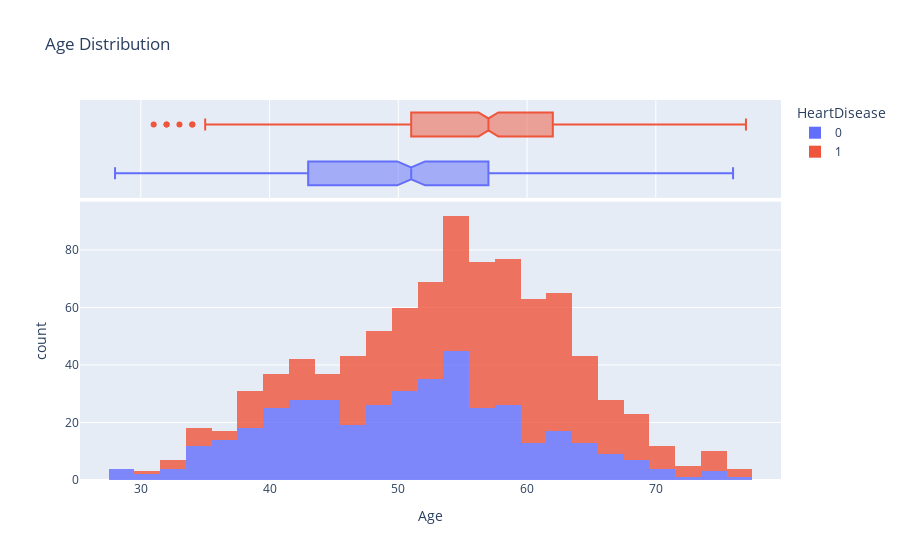

Notebook code for this chart:
### Markdown cell above
Look at the correlation plot we can deduce
* Most of the correlations is pretty weak (between 0.4 & -0.4)
* There is a negative correlation between maxium heart rate & heart disease
* There is a negative correlation between cholesterol & heart disease

---

### Code cell
fig = px.histogram(df, x='Age', title='Age Distribution' , color='HeartDisease', opacity=0.8, marginal="box")
fig.show()

### Figure 1 — Plotly figure (JSON) as saved in the notebook; plotly's stock layout.template omitted (floating-point values rounded to 4 significant figures; data arrays with more than 128 entries replaced by an {"elided": "..."} marker saying what was removed)
{"data": [{"alignmentgroup": "True", "bingroup": "x", "hovertemplate": "HeartDisease=0<br>Age=%{x}<br>count=%{y}<extra></extra>", "legendgroup": "0", "marker": {"color": "#636efa", "opacity": 0.8, "pattern": {"shape": ""}}, "name": "0", "offsetgroup": "0", "orientation": "v", "showlegend": true, "type": "histogram", "x": {"elided": "410 int values"}, "xaxis": "x", "yaxis": "y"}, {"alignmentgroup": "True", "hovertemplate": "HeartDisease=0<br>Age=%{x}<extra></extra>", "legendgroup": "0", "marker": {"color": "#636efa"}, "name": "0", "notched": true, "offsetgroup": "0", "showlegend": false, "type": "box", "x": {"elided": "410 int values"}, "xaxis": "x2", "yaxis": "y2"}, {"alignmentgroup": "True", "bingroup": "x", "hovertemplate": "HeartDisease=1<br>Age=%{x}<br>count=%{y}<extra></extra>", "legendgroup": "1", "marker": {"color": "#EF553B", "opacity": 0.8, "pattern": {"shape": ""}}, "name": "1", "offsetgroup": "1", "orientation": "v", "showlegend": true, "type": "histogram", "x": {"elided": "508 int values"}, "xaxis": "x", "yaxis": "y"}, {"alignmentgroup": "True", "hovertemplate": "HeartDisease=1<br>Age=%{x}<extra></extra>", "legendgroup": "1", "marker": {"color": "#EF553B"}, "name": "1", "notched": true, "offsetgroup": "1", "showlegend": false, "type": "box", "x": {"elided": "508 int values"}, "xaxis": "x2", "yaxis": "y2"}], "layout": {"barmode": "relative", "legend": {"title": {"text": "HeartDisease"}, "tracegroupgap": 0}, "title": {"text": "Age Distribution"}, "xaxis": {"anchor": "y", "domain": [0, 1], "title": {"text": "Age"}}, "xaxis2": {"anchor": "y2", "domain": [0, 1], "matches": "x", "showgrid": true, "showticklabels": false}, "yaxis": {"anchor": "x", "domain": [0, 0.7326], "title": {"text": "count"}}, "yaxis2": {"anchor": "x2", "domain": [0.7426, 1], "matches": "y2", "showgrid": false, "showline": false, "showticklabels": false, "ticks": ""}}}
